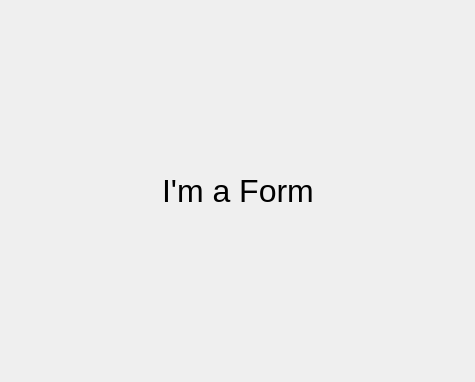
<?xml version="1.0" encoding="UTF-8"?>
<ui version="4.0">
 <class>Form</class>
 <widget class="QWidget" name="Form">
  <property name="geometry">
   <rect>
    <x>0</x>
    <y>0</y>
    <width>475</width>
    <height>382</height>
   </rect>
  </property>
  <property name="windowTitle">
   <string>Form</string>
  </property>
  <layout class="QGridLayout" name="gridLayout">
   <item row="0" column="0">
    <spacer name="horizontalSpacer">
     <property name="orientation">
      <enum>Qt::Horizontal</enum>
     </property>
     <property name="sizeHint" stdset="0">
      <size>
       <width>40</width>
       <height>20</height>
      </size>
     </property>
    </spacer>
   </item>
   <item row="0" column="1">
    <widget class="QLabel" name="label">
     <property name="font">
      <font>
       <pointsize>24</pointsize>
      </font>
     </property>
     <property name="text">
      <string>I'm a Form</string>
     </property>
    </widget>
   </item>
   <item row="0" column="2">
    <spacer name="horizontalSpacer_2">
     <property name="orientation">
      <enum>Qt::Horizontal</enum>
     </property>
     <property name="sizeHint" stdset="0">
      <size>
       <width>40</width>
       <height>20</height>
      </size>
     </property>
    </spacer>
   </item>
  </layout>
 </widget>
 <resources/>
 <connections/>
</ui>
